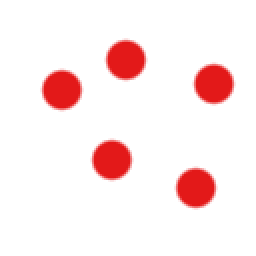
#> input picture examples/short_sample.png, 128 x 128 px (shown 2 times larger)
$ python voronoi.py
#> lines starting #> are read from the running program, lines starting #| are printed output that depends on the picture; after the words box and inside, x2 and y2 are one past the last pixel; in counts of white or black regions, pixels touching at a corner belong together
### pyal5d/path_planning.py
import cv2
import numpy as np

__all__ = [
    'threshold_img',
    'show_then_clear',
    'get_voronoi',
    'create_adjacency_list',
    'create_adjacency_list_neighborhood',
    'dijkstra',
    'reconstruct_path',
]


class Node:
    def __init__(self, position=None, distance=np.inf, previous=None):
        self.position = position
        self.distance = distance
        self.previous = previous
        self.neighborhood = np.empty((0,), dtype=Node)

    def set_neighborhood(self, method, *args, **kwargs):
        self.neighborhood = method(*args, **kwargs)

    def set_distance(self, dist):
        self.distance = dist

    def set_previous(self, previous):
        self.previous = previous

    def get_position(self):
        return self.position

    def get_previous(self):
        return self.previous

    def get_neighborhood(self):
        return self.neighborhood

    def get_distance(self):
        return self.distance


def threshold_img(image, low_thresh, high_thresh):
    hsv = cv2.cvtColor(image, cv2.COLOR_BGR2HSV)
    lowimg = cv2.inRange(hsv, *low_thresh)
    highimg = cv2.inRange(hsv, *high_thresh)
    return lowimg + highimg


def show_then_clear(image, window=''):
    cv2.imshow(window, image)
    cv2.waitKey(0)
    cv2.destroyAllWindows()


def get_voronoi(image, obstacles):
    voronoi = image.copy()
    w, h = image.shape[::-1]
    for i in range(w):
        for j in range(h):
            element = np.linalg.norm(np.abs(np.asarray([i, j]) - obstacles), axis=1).argmin()
            x, y = obstacles[element]
            voronoi[i, j] = image[x, y]
    return voronoi


def create_adjacency_list(paths):
    length = paths.shape[0]
    adjacency_list = np.zeros((length,), dtype=Node)
    for i in range(length):
        adjacency_list[i] = Node(position=paths[i])
    return adjacency_list


def create_adjacency_list_neighborhood(adjacency_list, laplacian_img):
    length = np.size(adjacency_list)
    for i in range(length):
        position = adjacency_list[i].get_position()
        adjacency_list[i].set_neighborhood(
            method=neighborhood_from_laplacian_img,
            position=position,
            image=laplacian_img,
            adjacency_list=adjacency_list
        )
    return adjacency_list


def neighborhood_from_laplacian_img(position, image, adjacency_list):
    neighborhood = np.empty((0,), dtype=Node)
    i, j = position
    neighborhood_ij = np.array([
        [a, b] for a in range(i - 1, i + 2)
        for b in range(j - 1, j + 2)
        if (0 <= a < image.shape[0])
           and (0 <= b < image.shape[1])
           and image[a, b] == 255
    ])
    for neighbor_ij in neighborhood_ij:
        for node in adjacency_list:
            if np.array_equal(neighbor_ij, node.get_position()):
                neighborhood = np.append(neighborhood, node)
    return neighborhood


def dijkstra(goal, adjacency_list):
    linked_nodes = np.empty((0,), dtype=Node)
    while np.size(adjacency_list):
        u = minor_distance(adjacency_list)
        element = adjacency_list[u]
        linked_nodes = np.append(linked_nodes, element)
        adjacency_list = np.delete(adjacency_list, u, axis=0)
        if np.array_equal(element.get_position(), goal):
            break
        for neighbor in element.get_neighborhood():
            alt = element.get_distance() + np.linalg.norm(element.get_position() - neighbor.get_position())
            if alt < neighbor.get_distance():
                neighbor.set_distance(alt)
                neighbor.set_previous(element)
    return linked_nodes


def minor_distance(adjacency_list):
    dists = np.asarray([node.get_distance() for node in adjacency_list])
    return dists.argmin()


def reconstruct_path(origin, goal, linked_nodes):
    path = np.empty((0,), dtype=Node)
    gi = goal_index_in_adj_list(goal, linked_nodes)
    oi = origin_index_in_adj_list(origin, linked_nodes)
    u = linked_nodes[gi]
    source = linked_nodes[oi]
    if u.get_previous() is not None or \
            np.array_equal(gi.get_position(), source.get_position()):
        while u is not None:
            path = np.insert(path, 0, u)
            u = u.get_previous()
    return np.asarray([p.get_position() for p in path])


def goal_index_in_adj_list(goal, adjacency_list):
    positions = np.asarray([node.get_position() for node in adjacency_list])
    return np.linalg.norm(goal - positions, axis=1).argmin()


def origin_index_in_adj_list(origin, adjacency_list):
    positions = np.asarray([node.get_position() for node in adjacency_list])
    return np.linalg.norm(origin - positions, axis=1).argmin()

### examples/voronoi.py
import cv2
import numpy as np

from pyal5d.path_planning import *

# Red
RED_LOW_THRESH = [(0, 100, 100), (10, 255, 255)]
RED_HIGH_THRESH = [(170, 100, 100), (180, 255, 255)]

if __name__ == '__main__':

    # 'big_sample.png'
    # scene = cv2.imread('big_sample.png')
    # REAL_ORIGIN = np.array([14, 230])
    # REAL_GOAL = np.array([500, 240])

    # 'short_sample.png'
    scene = cv2.imread('short_sample.png')
#> scene is the input picture: shape (128, 128, 3); mean B, G, R 234, 234, 252.4
    REAL_ORIGIN = np.array([92, 11])
    REAL_GOAL = np.array([121, 69])

    show_then_clear(scene, 'Original scene')

    scene = cv2.GaussianBlur(scene, (3, 3), sigmaX=0)

    scene = threshold_img(scene, RED_LOW_THRESH, RED_HIGH_THRESH)
#> in threshold_img, `hsv = cv2.cvtColor(image, cv2.COLOR_BGR2HSV)`: hsv: shape (128, 128, 3); mean H, S, V 0, 20.5, 252.4
#> in threshold_img, `lowimg = cv2.inRange(hsv, *low_thresh)`:
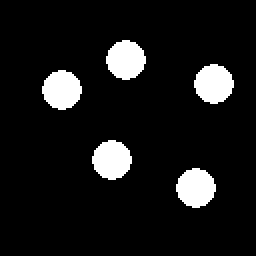
#> lowimg: shape (128, 128) (shown 2 times larger); 9.2% white; 5 white regions, box (x1, y1, x2, y2) and area: (53, 20, 73, 40) 300, (97, 32, 117, 52) 300, (21, 35, 41, 55) 300, (46, 70, 66, 90) 300, (88, 84, 108, 104) 300
#> in threshold_img, `highimg = cv2.inRange(hsv, *high_thresh)`: highimg: shape (128, 128); every value is 0
    height, width = scene.shape
#> height = 128; width = 128

    mask = np.ones((3, 3), )
    scene = cv2.morphologyEx(scene, cv2.MORPH_OPEN, mask)
    scene = cv2.morphologyEx(scene, cv2.MORPH_CLOSE, mask)

    for i in range(height):
        for j in [0, width - 1]:
            cv2.floodFill(scene, None, (j, i), 0)

    LABEL = 1

    count_img = scene.copy()
    for i in range(height):
        for j in range(width):
            if count_img[i, j] == 255:
                cv2.floodFill(count_img, None, (j, i), LABEL)
                LABEL += 1
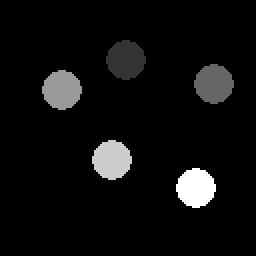
#> count_img: shape (128, 128) (shown 2 times larger); 9.16% of pixels changed, all inside (x1, y1, x2, y2) = (21, 20, 117, 104); drawn with min black and max white
#> after the loop, LABEL = 6

    REGIONS = LABEL - 1
#> REGIONS = 5
    LABEL = 1
    INC = 255 // REGIONS
#> INC = 51

    for i in range(height):
        for j in range(width):
            if scene[i, j] == 255:
                cv2.floodFill(scene, None, (j, i), LABEL)
                LABEL += INC
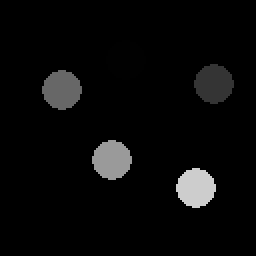
#> scene: shape (128, 128) (shown 2 times larger); 9.16% of pixels changed, all inside (x1, y1, x2, y2) = (21, 20, 117, 104)
#> after the loop, LABEL = 256

    obstacles = np.atleast_2d(np.where(scene > 0)).T
#> obstacles = 1500 pairs, first value 20 to 103, second value 21 to 116

    voronoi = get_voronoi(scene, obstacles)
#> after the loop in get_voronoi, `for i in range(w):`:
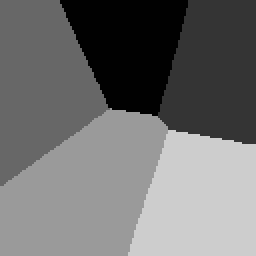
#> voronoi: shape (128, 128) (shown 2 times larger); min 1, max 205, mean 112.4

    v_img = voronoi.astype(np.uint8)
    show_then_clear(v_img, "Voronoi\'s diagram")

    img = cv2.Canny(v_img, 50, 150)
#> img: shape (128, 128); 2% white in thin lines or dots
    img = cv2.dilate(img, np.ones((3, 3)))
#> img: shape (128, 128); 7.1% white; 1 white region, box (x1, y1, x2, y2) and area: (0, 0, 128, 128) 1158
    show_then_clear(img)

    img = cv2.erode(img, np.ones((2, 2)))
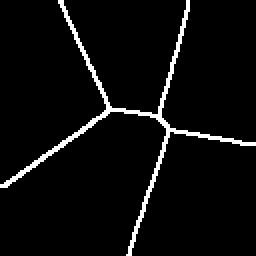
#> img: shape (128, 128) (shown 2 times larger); 4.6% white in thin lines or dots
    show_then_clear(img)

    img = cv2.erode(img, np.ones((2, 2)))
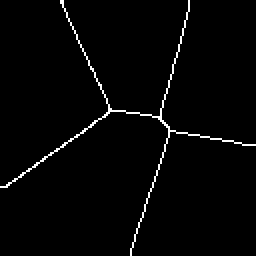
#> img: shape (128, 128) (shown 2 times larger); 2.1% white in thin lines or dots
    show_then_clear(img)

    img[img > 0] = 255

    paths = np.atleast_2d(np.where(img == 255))
    paths = paths.T
#> paths = 340 pairs, first value 0 to 127, second value 0 to 127

    img[REAL_ORIGIN[0], REAL_ORIGIN[1]] = 120
#> img: shape (128, 128); 0.01% of pixels changed, all inside (x1, y1, x2, y2) = (11, 92, 12, 93)
    img[REAL_GOAL[0], REAL_GOAL[1]] = 120
#> img: shape (128, 128); min 0, max 255, mean 5.3

    show_then_clear(img, "Shown origin and goal")

    ORIGIN_INDEX = np.linalg.norm(np.abs(REAL_ORIGIN - paths), axis=1).argmin()
#> ORIGIN_INDEX = 287
    GOAL_INDEX = np.linalg.norm(np.abs(REAL_GOAL - paths), axis=1).argmin()
#> GOAL_INDEX = 332

    ORIGIN = paths[ORIGIN_INDEX]
#> ORIGIN = [88, 10]
    GOAL = paths[GOAL_INDEX]
#> GOAL = [120, 67]

    adj_list = create_adjacency_list(paths)
#> the loop in create_adjacency_list, `for i in range(length):` made 340 passes
    adj_list = create_adjacency_list_neighborhood(adj_list, img)
#> in create_adjacency_list_neighborhood, `length = np.size(adjacency_list)`: length = 340
#> the loop in create_adjacency_list_neighborhood, `for i in range(length):` made 340 passes
    adj_list[ORIGIN_INDEX].set_distance(0)

    assert adj_list[ORIGIN_INDEX].get_distance() == 0

    linked_nodes_array = dijkstra(GOAL_INDEX, adj_list)
#> the loop in dijkstra, `while np.size(adjacency_list):` made 340 passes
#> u on passes 1 to 3: 287, 283, 285
    trajectory = reconstruct_path(ORIGIN, GOAL, linked_nodes_array)
#> in goal_index_in_adj_list, `positions = np.asarray([node.get_position() for node in adjacency_list])`: positions has the same summary as paths outside goal_index_in_adj_list
#> in reconstruct_path, `gi = goal_index_in_adj_list(goal, linked_nodes)`: gi = 332
#> in origin_index_in_adj_list, `positions = np.asarray([node.get_position() for node in adjacency_list])`: positions has the same summary as paths outside origin_index_in_adj_list
#> in reconstruct_path, `oi = origin_index_in_adj_list(origin, linked_nodes)`: oi = 0
#> the loop in reconstruct_path, `while u is not None:` made 131 passes
#> trajectory = 131 pairs, first value 55 to 120, second value 10 to 84

    color_img = np.dstack([img, img, img])

    for step in trajectory:
        i, j = step
        color_img[i, j, :] = np.asarray([0, 0, 255])
#> this loop made 131 passes
#> (step, i) on passes 1 to 12: ([88, 10], 88), ([87, 11], 87), ([86, 12], 86), ([85, 13], 85), ([85, 14], 85), ([84, 15], 84), ([83, 16], 83), ([83, 17], 83), ([82, 18], 82), ([81, 19], 81), ([80, 20], 80), ([80, 21], 80)
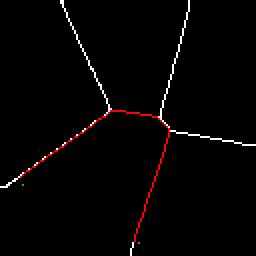
#> color_img: shape (128, 128, 3) (shown 2 times larger); mean of channels 0, 1, 2 3.3, 3.3, 5.3; drawn as B, G, R

    show_then_clear(color_img, "Planned path")
